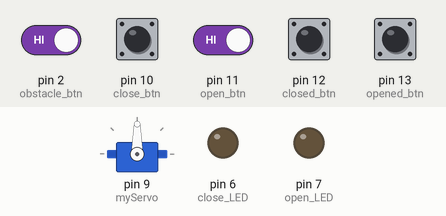
A sketch run on a simulated Arduino Uno, built with avr-gcc and run on an emulated ATmega328P. Shown: servo, output pins drawn as LEDs (lit = HIGH). The test bench sets the inputs (shaded band); at power-on: pin 2 (obstacle_btn), pin 10 (close_btn), pin 11 (open_btn), pin 12 (closed_btn), pin 13 (opened_btn) HIGH.

Above: at 1.2 s.
1.3 s: pin 2 (obstacle_btn) driven LOW
At 2.2 s:
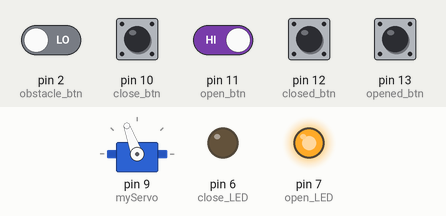
2.8 s: pin 13 (opened_btn) pulled LOW for 0.15 s
At 3.4 s:
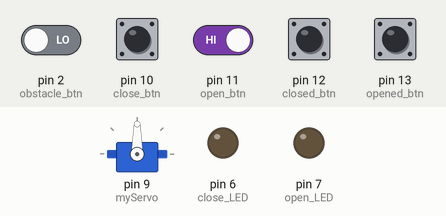
4.4 s: pin 10 (close_btn) pulled LOW for 0.15 s
At 4.47 s:
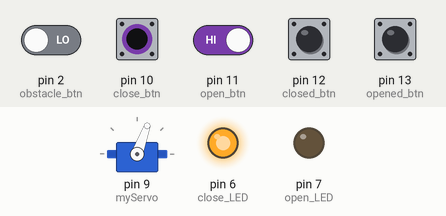
6.0 s: pin 10 (close_btn) driven LOW and pin 11 (open_btn) driven LOW
At 7.3 s:
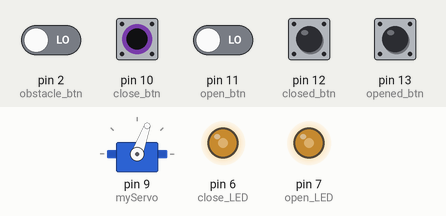
7.8 s: pin 12 (closed_btn) pulled LOW for 0.15 s
At 8.7 s:
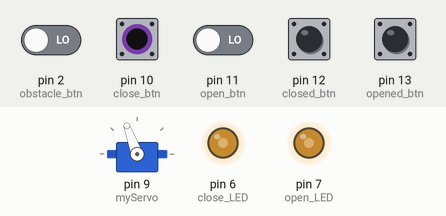
10.9 s: pin 10 (close_btn) driven HIGH
At 11.8 s:
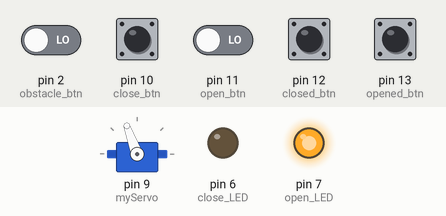
Timing chart, 0 to 13.4 s (numbered marks = the images above; inputs shaded):
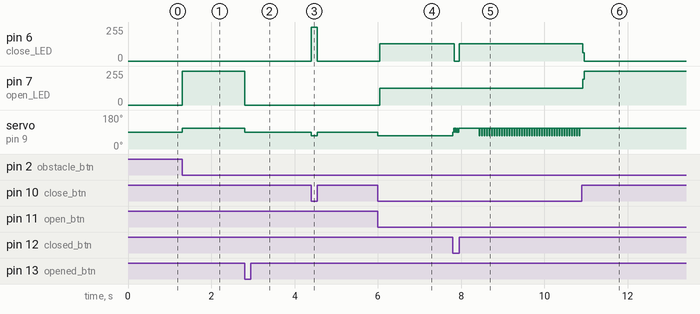

Measured:
- after the input at 1.3 s, pin 7 (open_LED): 0/255 → 255/255 at once; servo on pin 9 (myServo): 90° → 110° at once
- after the input at 2.8 s, pin 7 (open_LED): 255/255 → 0/255 at once; servo on pin 9 (myServo): 110° → 90° at once
- after the input at 4.4 s, pin 6 (close_LED): 0/255 → 255/255 at once, → 0/255 0.15 s later; servo on pin 9 (myServo): 90° → 70° at once, → 90° 0.15 s later
- after the input at 6.0 s, pin 6 (close_LED): 0/255 → 130/255 at once; pin 7 (open_LED): 0/255 → 126/255 at once; servo on pin 9 (myServo): 90° → 70° at once
- after the input at 7.8 s, pin 6 (close_LED): 130/255 → 0/255 at once, → 128/255 0.12 s later
- after the input at 10.9 s, pin 6 (close_LED): 128/255 → 0/255 at once; pin 7 (open_LED): 126/255 → 255/255 at once; servo on pin 9 (myServo): stops changing and stays 110°

The sketch:

motor_control_logic.ino
```cpp
#include<Servo.h>

Servo myServo;

//썬루프가 완전히 닫혔을 때 눌리는 버튼
const byte closed_btn = 12;

//썬루프가 완전히 열렸을 때 눌리는 버튼
const byte opened_btn = 13;

//닫힘 버튼
const byte close_btn = 10;

//열림 버튼
const byte open_btn = 11;

//손끼임 측정 버튼
const byte obstacle_btn = 2;

//썬루프 방향, 1이면 열림 방향, 0이면 닫힘 방향
volatile int direction = 1;

//손끼임 감지 상태, 1이면 감지
volatile int isCollision = 0;

//모터가 열리는 방향으로 돌면 켜지는 LED
volatile int open_LED = 7;

//모터가 닫히는 방향으로 돌면 켜지는 LED
volatile int close_LED = 6;

void setup() {
  //9번핀에 서보모터 장착
  myServo.attach(9);

  //버튼들 핀 설정, 풀업저항이 걸려있음
  pinMode(closed_btn, INPUT_PULLUP);
  pinMode(opened_btn, INPUT_PULLUP);
  pinMode(close_btn, INPUT_PULLUP);
  pinMode(open_btn, INPUT_PULLUP);
  pinMode(obstacle_btn, INPUT_PULLUP);
  pinMode(open_LED, OUTPUT);
  pinMode(close_LED, OUTPUT);

  //인터럽트 설정, 손끼임 방지버튼을 인터럽트로 처리
  //손끼임 감지버튼이 HIGH -> LOW 되면 호출
  attachInterrupt(digitalPinToInterrupt(obstacle_btn), gotObstacle, FALLING);
}

//인터럽트가 발생하면 실행되는 함수
void gotObstacle(){
  //서보모터를 중지
  myServo.write(90);

  //손끼임 상태를 1로 바꿈
  isCollision = 1;
}

//선루프를 여는 함수
void open(){
  direction = 1;
  myServo.write(90 + (20 * direction));

  //열리는 led를 키고 닫히는 led를 끔
  digitalWrite(open_LED, HIGH);
  digitalWrite(close_LED, LOW);
}

//선루프를 닫는 함수
void close(){
  //닫힘방향으로 선루프를 닫음
  direction = -1;
  myServo.write(90 + (20 * direction));

  //열리는 led를 끄고 닫히는 led를 켬
  digitalWrite(open_LED, LOW);
  digitalWrite(close_LED, HIGH);
}

//선루프를 정지하는 함수
void stop(){
  //모터 정지
  myServo.write(90);
  digitalWrite(open_LED, LOW);
  digitalWrite(close_LED, LOW);
}

void loop() {
  //손끼임이 발생했다면
  if(isCollision == 1){

    //선루프가 완전히 닫힐때까지(opened_btn이 눌릴때까지)
    //열리는 방향으로 선루프 제어
    while(digitalRead(opened_btn) == HIGH){
      open();
    }

    //선루프가 완전히 개방되면 손끼임 상태를 0으로 바꿈
    isCollision = 0;
  }

  //손끼임이 발생하지 않았다면
  else{
    //사용자가 열림버튼을 눌렀다면
    if(digitalRead(open_btn) == LOW){
      //선루프가 완전히 열려있지 않다면
      if(digitalRead(opened_btn) == HIGH){
        open();
      }

      //선루프가 완전히 열려있다면
      else{
        stop();
      }
    }

    //사용자가 닫힘버튼을 눌렀다면
    if(digitalRead(close_btn) == LOW){
      //선루프가 완전히 닫혀있지 않다면
      if(digitalRead(closed_btn) == HIGH){
        close();
      }

      //선루프가 완전히 닫혀있다면
      else{
        stop();
      }
    }

    //사용자가 아무버튼도 누르지 않는다면 모터 정지
    else if(digitalRead(open_btn) == HIGH && digitalRead(close_btn) == HIGH){
      stop();
    }
  }
}
```
